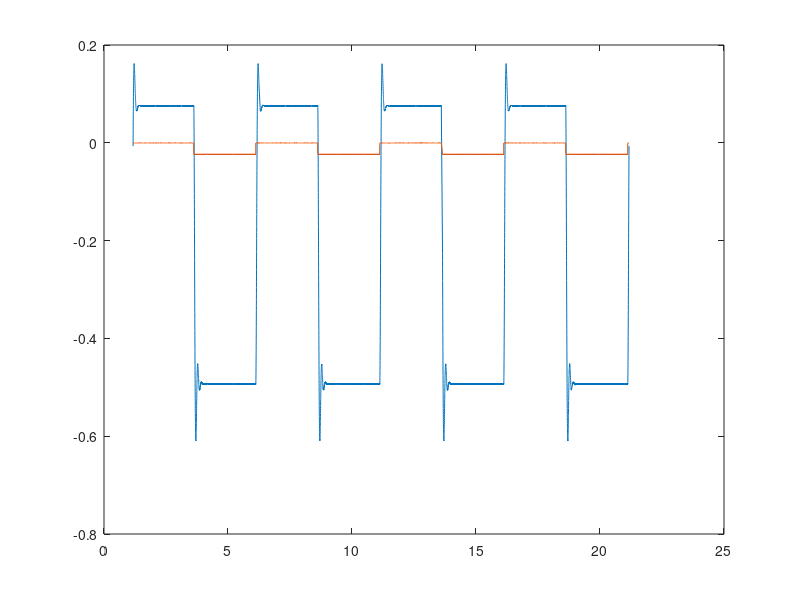

Source code (MATLAB): (Note: this script raises an error after producing the figure.)
clc; clear;
data = load("exp1_032.mat");
time = data.exp1_032.X.Data;
Ts_arr = diff(time);
mean_diff = mean(Ts_arr);
std_diff = std(Ts_arr);
Ts = mean_diff;

inp_lvdt = data.exp1_032.Y(1).Data; % Amplifier out
out_lvdt = data.exp1_032.Y(2).Data; % LVDT Out
inp_ampf = data.exp1_032.Y(3).Data; % Inp to amplifier

zero_crossings = find(diff(sign(out_lvdt)) ~= 0);
start_index = zero_crossings(1);
end_index = zero_crossings(9);


inp_lvdt_trimmed = inp_lvdt(start_index:end_index);
out_lvdt_trimmed = out_lvdt(start_index:end_index);
time_trimmed = time(start_index:end_index);
figure(1)
plot(time_trimmed, out_lvdt_trimmed, time_trimmed, inp_lvdt_trimmed)

meas = iddata(out_lvdt_trimmed', inp_lvdt_trimmed', Ts);

sys = tfest(meas,2,0);
sys
save("est_tf_step.mat","sys")